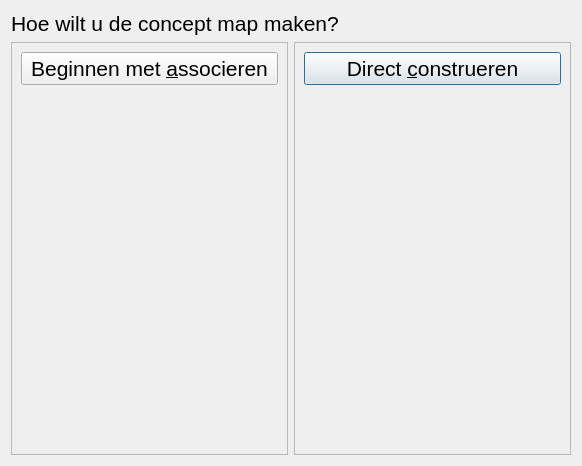
<?xml version="1.0" encoding="UTF-8"?>
<ui version="4.0">
 <class>QtPvdbStudentStartCompleteDialog</class>
 <widget class="QDialog" name="QtPvdbStudentStartCompleteDialog">
  <property name="geometry">
   <rect>
    <x>0</x>
    <y>0</y>
    <width>582</width>
    <height>466</height>
   </rect>
  </property>
  <property name="font">
   <font>
    <pointsize>16</pointsize>
    <weight>50</weight>
    <bold>false</bold>
   </font>
  </property>
  <property name="windowTitle">
   <string>Mijn persoonlijke werktheorie, programma voor de student</string>
  </property>
  <property name="windowIcon">
   <iconset resource="Brainweaver.qrc">
    <normaloff>:/images/PicArrow14x14.png</normaloff>:/images/PicArrow14x14.png</iconset>
  </property>
  <layout class="QGridLayout" name="gridLayout">
   <item row="3" column="1" rowspan="3">
    <widget class="QFrame" name="frame_2">
     <property name="frameShape">
      <enum>QFrame::StyledPanel</enum>
     </property>
     <property name="frameShadow">
      <enum>QFrame::Raised</enum>
     </property>
     <layout class="QVBoxLayout" name="verticalLayout_2">
      <item>
       <widget class="QPushButton" name="button_start_construct">
        <property name="text">
         <string>Direct &amp;construeren</string>
        </property>
       </widget>
      </item>
      <item>
       <widget class="QLabel" name="label_2">
        <property name="text">
         <string/>
        </property>
        <property name="pixmap">
         <pixmap resource="Brainweaver.qrc">:/images/ConceptMapEdit.png</pixmap>
        </property>
        <property name="alignment">
         <set>Qt::AlignBottom|Qt::AlignHCenter</set>
        </property>
       </widget>
      </item>
     </layout>
    </widget>
   </item>
   <item row="3" column="0" rowspan="3">
    <widget class="QFrame" name="frame">
     <property name="frameShape">
      <enum>QFrame::StyledPanel</enum>
     </property>
     <property name="frameShadow">
      <enum>QFrame::Raised</enum>
     </property>
     <layout class="QVBoxLayout" name="verticalLayout">
      <item>
       <widget class="QPushButton" name="button_start_associate">
        <property name="text">
         <string>Beginnen met &amp;associeren</string>
        </property>
       </widget>
      </item>
      <item>
       <widget class="QLabel" name="label">
        <property name="text">
         <string/>
        </property>
        <property name="pixmap">
         <pixmap resource="Brainweaver.qrc">:/images/Cluster.png</pixmap>
        </property>
        <property name="alignment">
         <set>Qt::AlignCenter</set>
        </property>
       </widget>
      </item>
      <item>
       <widget class="QLabel" name="label_3">
        <property name="text">
         <string/>
        </property>
        <property name="pixmap">
         <pixmap resource="Brainweaver.qrc">:/images/ConceptMapEdit.png</pixmap>
        </property>
        <property name="alignment">
         <set>Qt::AlignCenter</set>
        </property>
       </widget>
      </item>
     </layout>
    </widget>
   </item>
   <item row="1" column="0" colspan="2">
    <widget class="QLabel" name="label_4">
     <property name="sizePolicy">
      <sizepolicy hsizetype="Preferred" vsizetype="Maximum">
       <horstretch>0</horstretch>
       <verstretch>0</verstretch>
      </sizepolicy>
     </property>
     <property name="text">
      <string>Hoe wilt u de concept map maken?</string>
     </property>
     <property name="alignment">
      <set>Qt::AlignLeading|Qt::AlignLeft|Qt::AlignVCenter</set>
     </property>
    </widget>
   </item>
  </layout>
 </widget>
 <tabstops>
  <tabstop>button_start_associate</tabstop>
  <tabstop>button_start_construct</tabstop>
 </tabstops>
 <resources>
  <include location="Brainweaver.qrc"/>
 </resources>
 <connections/>
</ui>
